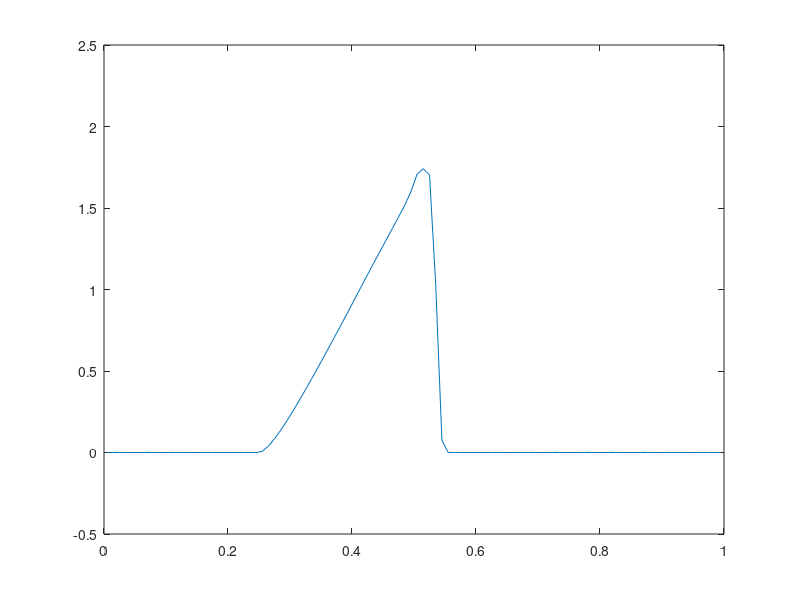

Source code (MATLAB):
clear all;

% Reseni smisene ulohy pro rovnici u_t + (u^2/2)_x = 0 pomoci MKO

% Delka intervalu a pocet bunek
L = 1;
n = 100;

dx = L / n;
x = linspace(dx/2, L-dx/2, n); 

u(1:n)  = 0;
un(1:n) = 0;

% Pocatecni podminka
for i = 1:n
  if (x(i)>0.25 && x(i)<0.5)
     u(i) = 1-cos(2*pi*(x(i)/0.25-1));
  end
end

plot(x, u); axis([0 1 -0.5 2.5]);
disp("Stiskni enter pro pokracovani"); pause;

dt = 0.1*dx;

t = 0;

for iter = 1:n

    % Okrajova podminka na leve casti intervalu
    f(1) = 0;
    f(2) = 0;
    f(n) = 0;
    f(n+1) = 0;

    % Numericky tok f
    for i = 2:n-1
	a = (u(i-1)+u(i))/2;
	fl = u(i-1)^2/2;
	fr = u(i)^2/2;
	flw = (fr+fl)/2 - a/2*dt/dx*(fr-fl);
	fup = (fr+fl)/2 - abs(a)/2*(u(i)-u(i-1));
	if ( (u(i)-u(i-1))*(u(i+1)-u(i)) <= 0) 
	   phi = 0;
	else
	  r = (u(i-1)-u(i-2)) / (u(i)-u(i-1));
	  phi = min(1, 1*r);
	end
	f(i) = fup + phi*(flw-fup);
    end

    un(1:n) = u(1:n) - dt/dx * (f(2:n+1) - f(1:n));
    t = t + dt;

    u = un;

    if (mod(iter,10)==0)
      plot(x, u); axis([0 1 -0.5 2.5]);
      pause(1);
    end
end

t

